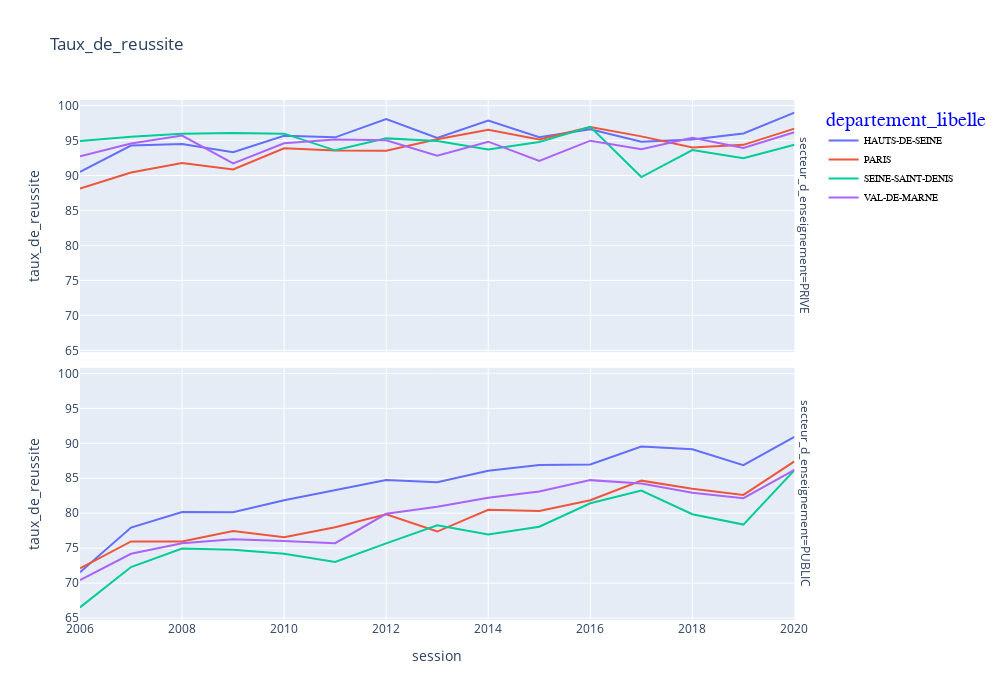

This figure's notebook cell:
### Code cell
fig = px.line(df1_brevet.groupby(['session','departement_libelle','secteur_d_enseignement'])['taux_de_reussite'].mean().reset_index(), x="session", y="taux_de_reussite", color="departement_libelle",facet_row="secteur_d_enseignement", title='Taux_de_reussite', width=1000, height=700)
fig.update_layout(legend =dict(font = dict(family = "Courier", size = 10, color = "black")),
                  legend_title = dict(font = dict(size = 20, color = "blue")))
fig.show()

### Figure 1 — Plotly figure (JSON) as saved in the notebook; plotly's stock layout.template omitted (floating-point values rounded to 4 significant figures)
{"data": [{"hovertemplate": "departement_libelle=HAUTS-DE-SEINE<br>secteur_d_enseignement=PRIVE<br>session=%{x}<br>taux_de_reussite=%{y}<extra></extra>", "legendgroup": "HAUTS-DE-SEINE", "line": {"color": "#636efa", "dash": "solid"}, "marker": {"symbol": "circle"}, "mode": "lines", "name": "HAUTS-DE-SEINE", "orientation": "v", "showlegend": true, "type": "scatter", "x": [2006, 2007, 2008, 2009, 2010, 2011, 2012, 2013, 2014, 2015, 2016, 2017, 2018, 2019, 2020], "xaxis": "x2", "y": [90.53, 94.28, 94.52, 93.33, 95.7, 95.46, 98.08, 95.36, 97.86, 95.47, 96.61, 94.82, 95.15, 96.02, 99.0], "yaxis": "y2"}, {"hovertemplate": "departement_libelle=HAUTS-DE-SEINE<br>secteur_d_enseignement=PUBLIC<br>session=%{x}<br>taux_de_reussite=%{y}<extra></extra>", "legendgroup": "HAUTS-DE-SEINE", "line": {"color": "#636efa", "dash": "solid"}, "marker": {"symbol": "circle"}, "mode": "lines", "name": "HAUTS-DE-SEINE", "orientation": "v", "showlegend": false, "type": "scatter", "x": [2006, 2007, 2008, 2009, 2010, 2011, 2012, 2013, 2014, 2015, 2016, 2017, 2018, 2019, 2020], "xaxis": "x", "y": [71.56, 77.94, 80.16, 80.14, 81.86, 83.3, 84.75, 84.43, 86.09, 86.9, 86.96, 89.54, 89.15, 86.89, 90.93], "yaxis": "y"}, {"hovertemplate": "departement_libelle=PARIS<br>secteur_d_enseignement=PRIVE<br>session=%{x}<br>taux_de_reussite=%{y}<extra></extra>", "legendgroup": "PARIS", "line": {"color": "#EF553B", "dash": "solid"}, "marker": {"symbol": "circle"}, "mode": "lines", "name": "PARIS", "orientation": "v", "showlegend": true, "type": "scatter", "x": [2006, 2007, 2008, 2009, 2010, 2011, 2012, 2013, 2014, 2015, 2016, 2017, 2018, 2019, 2020], "xaxis": "x2", "y": [88.12, 90.43, 91.79, 90.86, 93.89, 93.58, 93.54, 95.19, 96.53, 95.16, 96.95, 95.6, 94.02, 94.38, 96.7], "yaxis": "y2"}, {"hovertemplate": "departement_libelle=PARIS<br>secteur_d_enseignement=PUBLIC<br>session=%{x}<br>taux_de_reussite=%{y}<extra></extra>", "legendgroup": "PARIS", "line": {"color": "#EF553B", "dash": "solid"}, "marker": {"symbol": "circle"}, "mode": "lines", "name": "PARIS", "orientation": "v", "showlegend": false, "type": "scatter", "x": [2006, 2007, 2008, 2009, 2010, 2011, 2012, 2013, 2014, 2015, 2016, 2017, 2018, 2019, 2020], "xaxis": "x", "y": [72.12, 75.97, 75.95, 77.47, 76.56, 78.0, 79.84, 77.38, 80.48, 80.31, 81.87, 84.66, 83.5, 82.63, 87.43], "yaxis": "y"}, {"hovertemplate": "departement_libelle=SEINE-SAINT-DENIS<br>secteur_d_enseignement=PRIVE<br>session=%{x}<br>taux_de_reussite=%{y}<extra></extra>", "legendgroup": "SEINE-SAINT-DENIS", "line": {"color": "#00cc96", "dash": "solid"}, "marker": {"symbol": "circle"}, "mode": "lines", "name": "SEINE-SAINT-DENIS", "orientation": "v", "showlegend": true, "type": "scatter", "x": [2006, 2007, 2008, 2009, 2010, 2011, 2012, 2013, 2014, 2015, 2016, 2017, 2018, 2019, 2020], "xaxis": "x2", "y": [94.93, 95.55, 95.98, 96.08, 95.99, 93.6, 95.31, 94.94, 93.71, 94.78, 96.96, 89.78, 93.64, 92.47, 94.4], "yaxis": "y2"}, {"hovertemplate": "departement_libelle=SEINE-SAINT-DENIS<br>secteur_d_enseignement=PUBLIC<br>session=%{x}<br>taux_de_reussite=%{y}<extra></extra>", "legendgroup": "SEINE-SAINT-DENIS", "line": {"color": "#00cc96", "dash": "solid"}, "marker": {"symbol": "circle"}, "mode": "lines", "name": "SEINE-SAINT-DENIS", "orientation": "v", "showlegend": false, "type": "scatter", "x": [2006, 2007, 2008, 2009, 2010, 2011, 2012, 2013, 2014, 2015, 2016, 2017, 2018, 2019, 2020], "xaxis": "x", "y": [66.53, 72.31, 74.96, 74.79, 74.22, 73.04, 75.69, 78.28, 76.95, 78.06, 81.43, 83.26, 79.86, 78.37, 86.16], "yaxis": "y"}, {"hovertemplate": "departement_libelle=VAL-DE-MARNE<br>secteur_d_enseignement=PRIVE<br>session=%{x}<br>taux_de_reussite=%{y}<extra></extra>", "legendgroup": "VAL-DE-MARNE", "line": {"color": "#ab63fa", "dash": "solid"}, "marker": {"symbol": "circle"}, "mode": "lines", "name": "VAL-DE-MARNE", "orientation": "v", "showlegend": true, "type": "scatter", "x": [2006, 2007, 2008, 2009, 2010, 2011, 2012, 2013, 2014, 2015, 2016, 2017, 2018, 2019, 2020], "xaxis": "x2", "y": [92.75, 94.59, 95.72, 91.74, 94.62, 95.17, 95.03, 92.84, 94.84, 92.09, 94.98, 93.76, 95.38, 93.95, 96.19], "yaxis": "y2"}, {"hovertemplate": "departement_libelle=VAL-DE-MARNE<br>secteur_d_enseignement=PUBLIC<br>session=%{x}<br>taux_de_reussite=%{y}<extra></extra>", "legendgroup": "VAL-DE-MARNE", "line": {"color": "#ab63fa", "dash": "solid"}, "marker": {"symbol": "circle"}, "mode": "lines", "name": "VAL-DE-MARNE", "orientation": "v", "showlegend": false, "type": "scatter", "x": [2006, 2007, 2008, 2009, 2010, 2011, 2012, 2013, 2014, 2015, 2016, 2017, 2018, 2019, 2020], "xaxis": "x", "y": [70.45, 74.2, 75.71, 76.29, 76.03, 75.71, 79.91, 80.92, 82.22, 83.11, 84.74, 84.24, 82.92, 82.14, 86.18], "yaxis": "y"}], "layout": {"annotations": [{"font": {}, "showarrow": false, "text": "secteur_d_enseignement=PUBLIC", "textangle": 90, "x": 0.98, "xanchor": "left", "xref": "paper", "y": 0.2425, "yanchor": "middle", "yref": "paper"}, {"font": {}, "showarrow": false, "text": "secteur_d_enseignement=PRIVE", "textangle": 90, "x": 0.98, "xanchor": "left", "xref": "paper", "y": 0.7575, "yanchor": "middle", "yref": "paper"}], "height": 700, "legend": {"font": {"color": "black", "family": "Courier", "size": 10}, "title": {"font": {"color": "blue", "size": 20}, "text": "departement_libelle"}, "tracegroupgap": 0}, "title": {"text": "Taux_de_reussite"}, "width": 1000, "xaxis": {"anchor": "y", "autorange": true, "domain": [0, 0.98], "range": [2006, 2020], "title": {"text": "session"}, "type": "linear"}, "xaxis2": {"anchor": "y2", "autorange": true, "domain": [0, 0.98], "matches": "x", "range": [2006, 2020], "showticklabels": false, "type": "linear"}, "yaxis": {"anchor": "x", "autorange": true, "domain": [0, 0.485], "range": [64.73, 100.8], "title": {"text": "taux_de_reussite"}, "type": "linear"}, "yaxis2": {"anchor": "x2", "autorange": true, "domain": [0.515, 1], "matches": "y", "range": [64.73, 100.8], "title": {"text": "taux_de_reussite"}, "type": "linear"}}}
